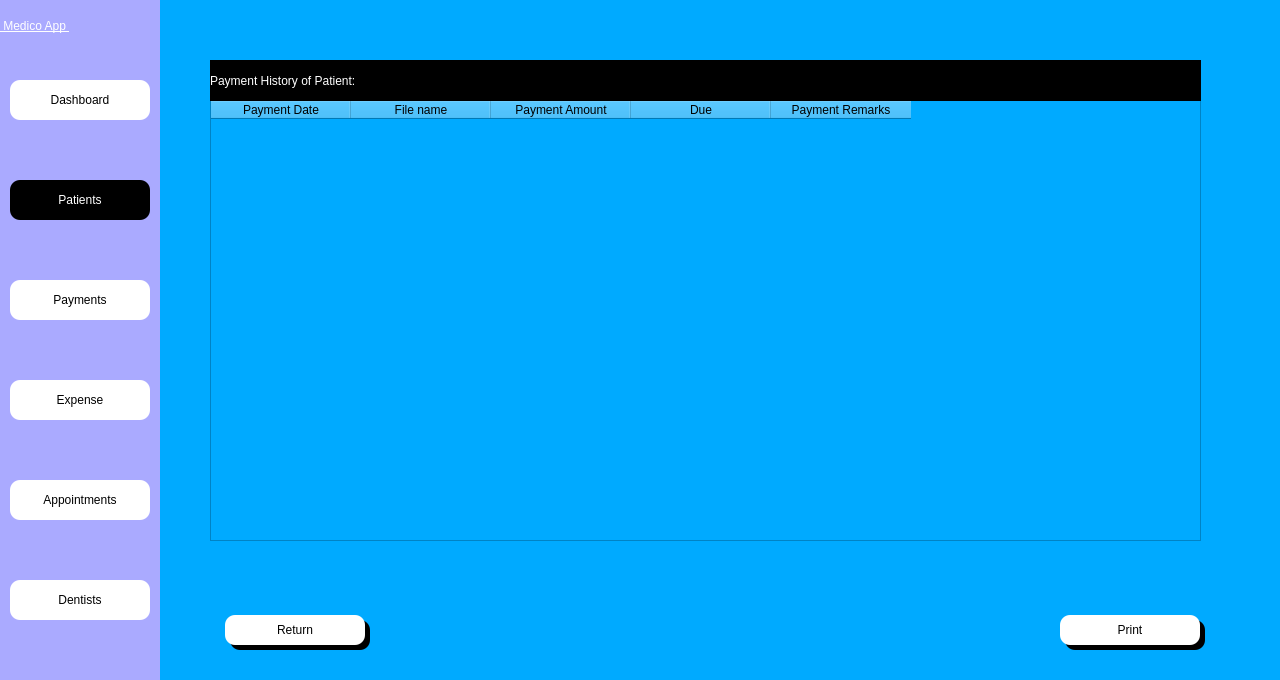
<?xml version="1.0" encoding="UTF-8"?>
<ui version="4.0">
 <class>Dialog</class>
 <widget class="QDialog" name="Dialog">
  <property name="geometry">
   <rect>
    <x>0</x>
    <y>0</y>
    <width>1280</width>
    <height>680</height>
   </rect>
  </property>
  <property name="windowTitle">
   <string>Dialog</string>
  </property>
  <property name="styleSheet">
   <string notr="true">background-color: rgb(0, 170, 255);</string>
  </property>
  <widget class="QWidget" name="side_bar" native="true">
   <property name="geometry">
    <rect>
     <x>0</x>
     <y>0</y>
     <width>160</width>
     <height>681</height>
    </rect>
   </property>
   <property name="styleSheet">
    <string notr="true">background-color: rgb(170, 255, 255);
background-color: rgb(170, 170, 255);</string>
   </property>
   <widget class="QPushButton" name="patient_btn">
    <property name="geometry">
     <rect>
      <x>10</x>
      <y>180</y>
      <width>140</width>
      <height>40</height>
     </rect>
    </property>
    <property name="styleSheet">
     <string notr="true">
QPushButton{


font:  14pt &quot;Segoe UI &quot;;
background-color: rgb(255, 255, 255);
border-top-left-radius:10px;
border-bottom-left-radius:10px;
border-top-right-radius:10px;
border-bottom-right-radius:10px;

	background-color: rgb(0, 0, 0);
	color: rgb(255, 255, 255);
}

QPushButton:hover{
	background-color: rgb(161, 161, 161);
	color: rgb(255, 255, 255);
}
QPushButton:focus{
	background-color: rgb(0, 0, 0);
	color: rgb(255, 255, 255);
}
</string>
    </property>
    <property name="text">
     <string>Patients</string>
    </property>
    <property name="icon">
     <iconset>
      <normaloff>../Medico_modern/patientdownload .png</normaloff>../Medico_modern/patientdownload .png</iconset>
    </property>
   </widget>
   <widget class="QPushButton" name="appointment_btn">
    <property name="geometry">
     <rect>
      <x>10</x>
      <y>480</y>
      <width>140</width>
      <height>40</height>
     </rect>
    </property>
    <property name="styleSheet">
     <string notr="true">QPushButton{


font:  14pt &quot;Segoe UI &quot;;
background-color: rgb(255, 255, 255);
border-top-left-radius:10px;
border-bottom-left-radius:10px;
border-top-right-radius:10px;
border-bottom-right-radius:10px;}
QPushButton:hover{
	background-color: rgb(161, 161, 161);
	color: rgb(255, 255, 255);
}
QPushButton:focus{
	background-color: rgb(161, 161, 161);
	color: rgb(255, 255, 255);
}</string>
    </property>
    <property name="text">
     <string>Appointments</string>
    </property>
    <property name="icon">
     <iconset>
      <normaloff>../Medico_modern/appointmentdownload (1).png</normaloff>../Medico_modern/appointmentdownload (1).png</iconset>
    </property>
   </widget>
   <widget class="QPushButton" name="dentist_btn">
    <property name="geometry">
     <rect>
      <x>10</x>
      <y>580</y>
      <width>140</width>
      <height>40</height>
     </rect>
    </property>
    <property name="styleSheet">
     <string notr="true">QPushButton{


font:  14pt &quot;Segoe UI &quot;;
background-color: rgb(255, 255, 255);
border-top-left-radius:10px;
border-bottom-left-radius:10px;
border-top-right-radius:10px;
border-bottom-right-radius:10px;}
QPushButton:hover{
	background-color: rgb(161, 161, 161);
	color: rgb(255, 255, 255);
}
QPushButton:focus{
	background-color: rgb(161, 161, 161);
	color: rgb(255, 255, 255);
}</string>
    </property>
    <property name="text">
     <string>Dentists</string>
    </property>
    <property name="icon">
     <iconset>
      <normaloff>../Medico_modern/dentistimages.png</normaloff>../Medico_modern/dentistimages.png</iconset>
    </property>
   </widget>
   <widget class="QPushButton" name="payment_btn">
    <property name="geometry">
     <rect>
      <x>10</x>
      <y>280</y>
      <width>140</width>
      <height>40</height>
     </rect>
    </property>
    <property name="styleSheet">
     <string notr="true">QPushButton{


font:  14pt &quot;Segoe UI &quot;;
background-color: rgb(255, 255, 255);
border-top-left-radius:10px;
border-bottom-left-radius:10px;
border-top-right-radius:10px;
border-bottom-right-radius:10px;}
QPushButton:hover{
	background-color: rgb(161, 161, 161);
	color: rgb(255, 255, 255);
}
QPushButton:focus{
	background-color: rgb(161, 161, 161);
	color: rgb(255, 255, 255);
}</string>
    </property>
    <property name="text">
     <string>Payments</string>
    </property>
    <property name="icon">
     <iconset>
      <normaloff>../Medico_modern/billingdownload (1).png</normaloff>../Medico_modern/billingdownload (1).png</iconset>
    </property>
   </widget>
   <widget class="QPushButton" name="expense_btn">
    <property name="geometry">
     <rect>
      <x>10</x>
      <y>380</y>
      <width>140</width>
      <height>40</height>
     </rect>
    </property>
    <property name="styleSheet">
     <string notr="true">QPushButton{


font:  14pt &quot;Segoe UI &quot;;
background-color: rgb(255, 255, 255);
border-top-left-radius:10px;
border-bottom-left-radius:10px;
border-top-right-radius:10px;
border-bottom-right-radius:10px;}
QPushButton:hover{
	background-color: rgb(161, 161, 161);
	color: rgb(255, 255, 255);
}
QPushButton:focus{
	background-color: rgb(161, 161, 161);
	color: rgb(255, 255, 255);
}</string>
    </property>
    <property name="text">
     <string>Expense</string>
    </property>
    <property name="icon">
     <iconset>
      <normaloff>../Medico_modern/billingdownload (1).png</normaloff>../Medico_modern/billingdownload (1).png</iconset>
    </property>
   </widget>
   <widget class="QPushButton" name="dash_btn">
    <property name="geometry">
     <rect>
      <x>10</x>
      <y>80</y>
      <width>140</width>
      <height>40</height>
     </rect>
    </property>
    <property name="styleSheet">
     <string notr="true">QPushButton{


font:  14pt &quot;Segoe UI &quot;;
background-color: rgb(255, 255, 255);
border-top-left-radius:10px;
border-bottom-left-radius:10px;
border-top-right-radius:10px;
border-bottom-right-radius:10px;}
QPushButton:hover{
	background-color: rgb(161, 161, 161);
	color: rgb(255, 255, 255);
}
QPushButton:focus{
	background-color: rgb(161, 161, 161);
	color: rgb(255, 255, 255);
}</string>
    </property>
    <property name="text">
     <string>Dashboard</string>
    </property>
    <property name="icon">
     <iconset>
      <normaloff>../Medico_modern/patientdownload .png</normaloff>../Medico_modern/patientdownload .png</iconset>
    </property>
   </widget>
   <widget class="QLabel" name="label_4">
    <property name="geometry">
     <rect>
      <x>0</x>
      <y>0</y>
      <width>161</width>
      <height>51</height>
     </rect>
    </property>
    <property name="styleSheet">
     <string notr="true">font: 20pt &quot;MS Shell Dlg 2&quot;;
font: 75 20pt &quot;MS Shell Dlg 2&quot;;
text-decoration: underline;
font: 22pt &quot;MS Shell Dlg 2&quot;;
background-color: rgba(255, 255, 255,0);
color: rgb(255, 255, 255);
</string>
    </property>
    <property name="text">
     <string> Medico App </string>
    </property>
   </widget>
  </widget>
  <widget class="QTableWidget" name="pay_hist_table">
   <property name="geometry">
    <rect>
     <x>210</x>
     <y>100</y>
     <width>991</width>
     <height>441</height>
    </rect>
   </property>
   <property name="focusPolicy">
    <enum>Qt::ClickFocus</enum>
   </property>
   <property name="styleSheet">
    <string notr="true">background-color: rgba(255, 255, 255,.9);

font:  12pt &quot;Segoe UI &quot;;</string>
   </property>
   <attribute name="horizontalHeaderDefaultSectionSize">
    <number>140</number>
   </attribute>
   <column>
    <property name="text">
     <string>Payment Date</string>
    </property>
   </column>
   <column>
    <property name="text">
     <string>File name</string>
    </property>
   </column>
   <column>
    <property name="text">
     <string>Payment Amount</string>
    </property>
   </column>
   <column>
    <property name="text">
     <string>Due</string>
    </property>
   </column>
   <column>
    <property name="text">
     <string>Payment Remarks</string>
    </property>
   </column>
  </widget>
  <widget class="QLabel" name="payment_title">
   <property name="geometry">
    <rect>
     <x>210</x>
     <y>60</y>
     <width>991</width>
     <height>41</height>
    </rect>
   </property>
   <property name="styleSheet">
    <string notr="true">
color: rgb(255, 255, 255);
background-color: rgb(0, 0, 0);

font:  14pt &quot;Segoe UI &quot;;</string>
   </property>
   <property name="text">
    <string>Payment History of Patient: </string>
   </property>
  </widget>
  <widget class="QPushButton" name="return_btn">
   <property name="geometry">
    <rect>
     <x>225</x>
     <y>615</y>
     <width>140</width>
     <height>30</height>
    </rect>
   </property>
   <property name="styleSheet">
    <string notr="true">QPushButton{


font:  14pt &quot;Segoe UI &quot;;
background-color: rgb(255, 255, 255);
border-top-left-radius:10px;
border-bottom-left-radius:10px;
border-top-right-radius:10px;
border-bottom-right-radius:10px;}
QPushButton:hover{
	background-color: rgb(161, 161, 161);
	color: rgb(255, 255, 255);
}
QPushButton:focus{
	background-color: rgb(161, 161, 161);
	color: rgb(255, 255, 255);
}</string>
   </property>
   <property name="text">
    <string>Return</string>
   </property>
   <property name="icon">
    <iconset>
     <normaloff>../Medico_modern/billingdownload (1).png</normaloff>../Medico_modern/billingdownload (1).png</iconset>
   </property>
  </widget>
  <widget class="QLabel" name="label_3">
   <property name="geometry">
    <rect>
     <x>230</x>
     <y>620</y>
     <width>140</width>
     <height>30</height>
    </rect>
   </property>
   <property name="styleSheet">
    <string notr="true">background-color: rgb(0, 0, 0);
font: 12pt &quot;MS Shell Dlg 2&quot;;
border-top-left-radius:10px;
border-bottom-left-radius:10px;
border-top-right-radius:10px;
border-bottom-right-radius:10px;
color: rgb(255, 255, 255);
</string>
   </property>
   <property name="text">
    <string/>
   </property>
  </widget>
  <widget class="QLabel" name="label">
   <property name="geometry">
    <rect>
     <x>160</x>
     <y>0</y>
     <width>1121</width>
     <height>680</height>
    </rect>
   </property>
   <property name="text">
    <string/>
   </property>
   <property name="pixmap">
    <pixmap>Images/the-humble-co-cADflhZzgyo-unsplash.jpg</pixmap>
   </property>
   <property name="scaledContents">
    <bool>true</bool>
   </property>
  </widget>
  <widget class="QPushButton" name="print_btn">
   <property name="geometry">
    <rect>
     <x>1060</x>
     <y>615</y>
     <width>140</width>
     <height>30</height>
    </rect>
   </property>
   <property name="styleSheet">
    <string notr="true">QPushButton{


font:  14pt &quot;Segoe UI &quot;;
background-color: rgb(255, 255, 255);
border-top-left-radius:10px;
border-bottom-left-radius:10px;
border-top-right-radius:10px;
border-bottom-right-radius:10px;}
QPushButton:hover{
	background-color: rgb(161, 161, 161);
	color: rgb(255, 255, 255);
}
QPushButton:focus{
	background-color: rgb(161, 161, 161);
	color: rgb(255, 255, 255);
}</string>
   </property>
   <property name="text">
    <string>Print</string>
   </property>
   <property name="icon">
    <iconset>
     <normaloff>../Medico_modern/billingdownload (1).png</normaloff>../Medico_modern/billingdownload (1).png</iconset>
   </property>
  </widget>
  <widget class="QLabel" name="label_5">
   <property name="geometry">
    <rect>
     <x>1065</x>
     <y>620</y>
     <width>140</width>
     <height>30</height>
    </rect>
   </property>
   <property name="styleSheet">
    <string notr="true">background-color: rgb(0, 0, 0);
font: 12pt &quot;MS Shell Dlg 2&quot;;
border-top-left-radius:10px;
border-bottom-left-radius:10px;
border-top-right-radius:10px;
border-bottom-right-radius:10px;
color: rgb(255, 255, 255);
</string>
   </property>
   <property name="text">
    <string/>
   </property>
  </widget>
  <zorder>label</zorder>
  <zorder>side_bar</zorder>
  <zorder>pay_hist_table</zorder>
  <zorder>payment_title</zorder>
  <zorder>label_3</zorder>
  <zorder>return_btn</zorder>
  <zorder>label_5</zorder>
  <zorder>print_btn</zorder>
 </widget>
 <tabstops>
  <tabstop>print_btn</tabstop>
  <tabstop>return_btn</tabstop>
  <tabstop>dash_btn</tabstop>
  <tabstop>patient_btn</tabstop>
  <tabstop>payment_btn</tabstop>
  <tabstop>expense_btn</tabstop>
  <tabstop>appointment_btn</tabstop>
  <tabstop>dentist_btn</tabstop>
 </tabstops>
 <resources/>
 <connections/>
</ui>
